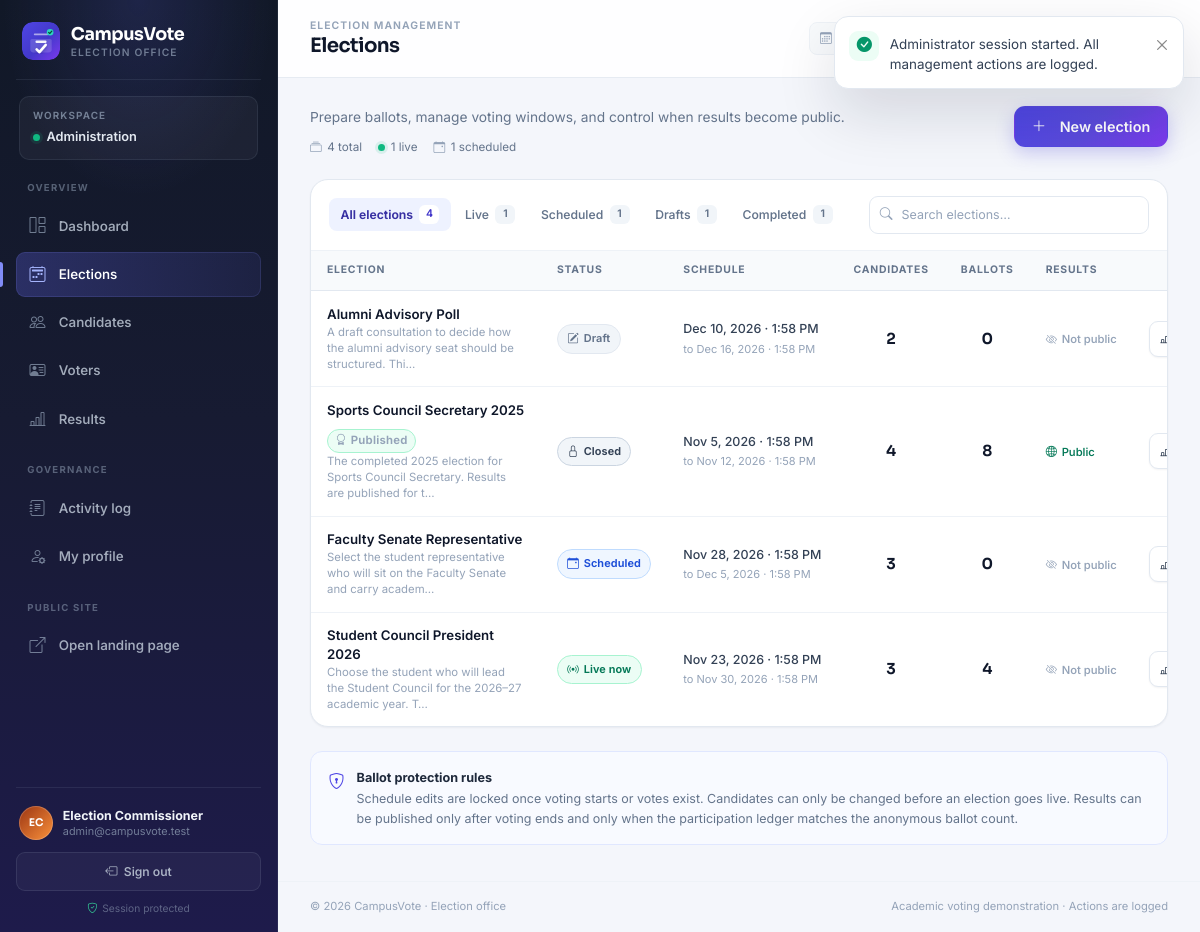
The app's page /admin/elections.php (signed in) with its own data.
### tables this page shows
CREATE TABLE `elections` (
    `id`                INT UNSIGNED NOT NULL AUTO_INCREMENT,
    `title`             VARCHAR(150) NOT NULL,
    `description`       TEXT         NULL,
    `start_at`          DATETIME     NOT NULL,
    `end_at`            DATETIME     NOT NULL,
    `status`            ENUM('draft','active','closed') NOT NULL DEFAULT 'draft',
    `results_published` TINYINT(1)   NOT NULL DEFAULT 0,
    `created_by`        INT UNSIGNED NULL,
    `created_at`        DATETIME     NOT NULL DEFAULT CURRENT_TIMESTAMP,
    `updated_at`        DATETIME     NOT NULL DEFAULT CURRENT_TIMESTAMP
                                     ON UPDATE CURRENT_TIMESTAMP,
    PRIMARY KEY (`id`),
    KEY `idx_elections_status_window` (`status`, `start_at`, `end_at`),
    KEY `idx_elections_results` (`results_published`),
    KEY `fk_elections_admin` (`created_by`),
    CONSTRAINT `fk_elections_admin`
        FOREIGN KEY (`created_by`) REFERENCES `admins` (`id`)
        ON DELETE SET NULL ON UPDATE CASCADE,
    CONSTRAINT `chk_elections_window` CHECK (`end_at` > `start_at`)
);

### admin/elections.php (the view, shortened to what the rows shown need)
<?php
$admin = Auth::requireAdmin();
$pdo = Database::connection();
$timezone = new DateTimeZone(APP_TIMEZONE);
$filter = (string) ($_GET['filter'] ?? 'all');
$search = trim((string) ($_GET['q'] ?? ''));
$rowsStmt = $pdo->query(
    "SELECT e.*,
            (SELECT COUNT(*) FROM candidates c WHERE c.election_id = e.id) AS candidate_count,
            (SELECT COUNT(*) FROM votes v WHERE v.election_id = e.id) AS vote_count,
            (SELECT COUNT(*) FROM vote_participation p WHERE p.election_id = e.id) AS participation_count
     FROM elections e
     ORDER BY e.updated_at DESC, e.id DESC"
);
$allElections = $rowsStmt->fetchAll();
$now = new DateTimeImmutable('now', $timezone);
$decorated = [];
foreach ($allElections as $election) {
    $effective = Election::status($election, $now);
    $meta = Election::meta($effective);
    $election['effective_status'] = $effective;
    $election['status_meta'] = $meta;
    $election['can_edit'] = Election::canEdit($election, (int) $election['vote_count']);
    $election['can_manage_candidates'] = Election::canManageCandidates($election);
    $end = new DateTimeImmutable((string) $election['end_at'], $timezone);
    $election['can_activate'] = $election['status'] === 'draft'
        && (int) $election['candidate_count'] >= 2
        && $end > $now;
    $election['can_close'] = $election['status'] === 'active';
    $election['can_publish'] = Election::canPublishResults($election);
    $election['can_delete'] = (int) $election['vote_count'] === 0 && (int) $election['participation_count'] === 0;
    $matchesSearch = $search === ''
        || mb_stripos((string) $election['title'], $search) !== false
        || mb_stripos((string) ($election['description'] ?? ''), $search) !== false;
    $matchesFilter = $filter === 'all'
        || ($filter === 'live' && $effective === Election::LIVE)
        || ($filter === 'upcoming' && $effective === Election::UPCOMING)
        || ($filter === 'draft' && $effective === Election::DRAFT)
        || ($filter === 'completed' && in_array($effective, [Election::ENDED, Election::CLOSED], true));
    if ($matchesSearch && $matchesFilter) {
        $decorated[] = $election;
    }
}
require_once dirname(__DIR__) . '/includes/admin_header.php';
?>
<div class="panel panel--flush">
    <?php if ($decorated): ?>
        <div class="table-responsive">
            <table class="table app-table app-table--elections align-middle mb-0">
                <thead>
                    <tr>
                        <th scope="col">Election</th>
                        <th scope="col">Status</th>
                        <th scope="col">Schedule</th>
                        <th scope="col" class="text-center">Candidates</th>
                        <th scope="col" class="text-center">Ballots</th>
                        <th scope="col">Results</th>
                        <th scope="col" class="text-end"><span class="visually-hidden">Actions</span></th>
                    </tr>
                </thead>
                <tbody>
                    <?php foreach ($decorated as $election):
                        $effective = $election['effective_status'];
                        $meta = $election['status_meta'];
                    ?>
                        <tr>
                            <td>
                                <div class="table-primary">
                                    <div class="d-flex align-items-center gap-2 flex-wrap">
                                        <strong><?= e($election['title']) ?></strong>
                                        <?php if ((int) $election['results_published'] === 1): ?>
                                            <span class="mini-tag mini-tag--success"><i class="bi bi-award" aria-hidden="true"></i>Published</span>
                                        <?php endif; ?>
                                    </div>
                                    <span><?= e(truncate_text($election['description'], 86) ?: 'No description added') ?></span>
                                </div>
                            </td>
                            <td>
                                <span class="status-pill status-pill--<?= e($meta['class']) ?>">
                                    <i class="bi <?= e($meta['icon']) ?>" aria-hidden="true"></i><?= e($meta['label']) ?>
                                </span>
                            </td>
                            <td>
                                <span class="table-date"><?= e(format_datetime($election['start_at'], 'M j, Y · g:i A')) ?></span>
                                <span class="table-subdate">to <?= e(format_datetime($election['end_at'], 'M j, Y · g:i A')) ?></span>
                            </td>
                            <td class="text-center">
                                <strong class="table-number"><?= e((string) $election['candidate_count']) ?></strong>
                            </td>
                            <td class="text-center">
                                <strong class="table-number"><?= e(number_format((int) $election['participation_count'])) ?></strong>
                            </td>
                            <td>
                                <?php if ((int) $election['results_published'] === 1): ?>
                                    <span class="result-state result-state--public"><i class="bi bi-globe2" aria-hidden="true"></i>Public</span>
                                <?php elseif ($effective === Election::ENDED || $effective === Election::CLOSED): ?>
                                    <span class="result-state result-state--ready"><i class="bi bi-lock" aria-hidden="true"></i>Ready to publish</span>
                                <?php else: ?>
                                    <span class="result-state result-state--hidden"><i class="bi bi-eye-slash" aria-hidden="true"></i>Not public</span>
                                <?php endif; ?>
                            </td>
                            <td class="text-end">
                                <div class="table-actions">
                                    <a class="btn btn-sm btn-icon btn-light" href="<?= e(url('admin/results.php?election_id=' . (int) $election['id'])) ?>"
                                       aria-label="View results for <?= e($election['title']) ?>" title="View results">
                                        <i class="bi bi-bar-chart-line" aria-hidden="true"></i>
                                    </a>
                                </div>
                            </td>
                        </tr>
                    <?php endforeach; ?>
                </tbody>
            </table>
        </div>
    <?php endif; ?>
</div>
<?php require_once dirname(__DIR__) . '/includes/admin_footer.php'; ?>

### includes/admin_sidebar.php (shortened to what the rows shown need)
<?php
$admin = $admin ?? Auth::requireAdmin();
?>
<aside class="app-sidebar app-sidebar--admin" id="appSidebar" aria-label="Administrator navigation">
    <div class="sidebar-footer">
        <div class="sidebar-profile">
            <?= avatar_markup((string) $admin['full_name'], null, 'avatar--sm') ?>
            <div class="sidebar-profile__meta">
                <strong><?= e($admin['full_name']) ?></strong>
                <span><?= e($admin['email']) ?></span>
            </div>
        </div>
    </div>
</aside>

### includes/functions.php (shortened to what the rows shown need)
<?php
function e(mixed $value): string
{
    return htmlspecialchars((string) $value, ENT_QUOTES | ENT_SUBSTITUTE, 'UTF-8');
}
function url(string $path = ''): string
{
    $path = ltrim($path, '/');
    return BASE_URL . '/' . $path;
}
function format_datetime(?string $datetime, string $format = 'M j, Y · g:i A'): string
{
    try {
        return (new DateTimeImmutable($datetime, new DateTimeZone(APP_TIMEZONE)))->format($format);
    } catch (Exception) {
        return '—';
    }
}
function initials(string $name): string
{
    $parts = preg_split('/\s+/u', trim($name)) ?: [];
    $parts = array_values(array_filter($parts, static fn ($part) => $part !== ''));
    $first = mb_strtoupper(mb_substr($parts[0], 0, 1));
    $last = count($parts) > 1 ? mb_strtoupper(mb_substr($parts[count($parts) - 1], 0, 1)) : '';
    return $first . $last;
}
function avatar_background(string $seed): string
{
    $palettes = [
        'linear-gradient(135deg, #4f46e5, #7c3aed)',
        'linear-gradient(135deg, #0f766e, #14b8a6)',
        'linear-gradient(135deg, #b45309, #f59e0b)',
        'linear-gradient(135deg, #be123c, #fb7185)',
        'linear-gradient(135deg, #1d4ed8, #38bdf8)',
        'linear-gradient(135deg, #6d28d9, #c084fc)',
        'linear-gradient(135deg, #047857, #84cc16)',
        'linear-gradient(135deg, #9a3412, #fb923c)',
    ];
    $index = abs(crc32(mb_strtolower($seed))) % count($palettes);
    return $palettes[$index];
}
function avatar_markup(string $name, ?string $photoUrl = null, string $extraClass = ''): string
{
    $safePhoto = safe_photo_url($photoUrl);
    $class = trim('avatar ' . $extraClass);
    $style = e(avatar_background($name));
    $html = '<span class="' . e($class) . '" style="background:' . $style . '" aria-hidden="true">';
    $html .= '<span class="avatar__initials">' . e(initials($name)) . '</span>';
    $html .= '</span>';
    return $html;
}
function truncate_text(?string $text, int $limit = 120): string
{
    $text = trim((string) $text);
    return rtrim(mb_substr($text, 0, $limit - 1)) . '…';
}
function safe_photo_url(?string $url): ?string
{
    $url = trim((string) $url);
    if ($url === '') {
        return null;
    }
    $scheme = strtolower((string) parse_url($url, PHP_URL_SCHEME));
    return in_array($scheme, ['http', 'https'], true) ? $url : null;
}

### records on screen
elections: title "Alumni Advisory Poll", description "A draft consultation to decide how the alumni advisory seat should be structured. Thi…", label "Draft", start_at "Dec 10, 2026 · 1:58 PM", end_at "Dec 16, 2026 · 1:58 PM", candidate_count "2", participation_count "0", results_published 0 (drawn)
elections: title "Sports Council Secretary 2025", results_published 1 (drawn), description "The completed 2025 election for Sports Council Secretary. Results are published for t…", label "Closed", start_at "Nov 5, 2026 · 1:58 PM", end_at "Nov 12, 2026 · 1:58 PM", candidate_count "4", participation_count "8"
elections: title "Faculty Senate Representative", description "Select the student representative who will sit on the Faculty Senate and carry academ…", label "Scheduled", start_at "Nov 28, 2026 · 1:58 PM", end_at "Dec 5, 2026 · 1:58 PM", candidate_count "3", participation_count "0", results_published 0 (drawn)
elections: title "Student Council President 2026", description "Choose the student who will lead the Student Council for the 2026–27 academic year. T…", label "Live now", start_at "Nov 23, 2026 · 1:58 PM", end_at "Nov 30, 2026 · 1:58 PM", candidate_count "3", participation_count "4", results_published 0 (drawn)

### other values on screen
$flash['message'] "Administrator session started. All management actions are logged."
APP_NAME "CampusVote"
$item['label'] "Dashboard"
$item['label'] "Elections"
$item['label'] "Candidates"
$item['label'] "Voters"
$item['label'] "Results"
initials($name) "EC"
$admin['full_name'] "Election Commissioner"
$admin['email'] "admin@campusvote.test"
$pageEyebrow "ELECTION MANAGEMENT"
$pageTitle "Elections"
count($allElections) "4"
$filterCounts['live'] "1"
$filterCounts['upcoming'] "1"
